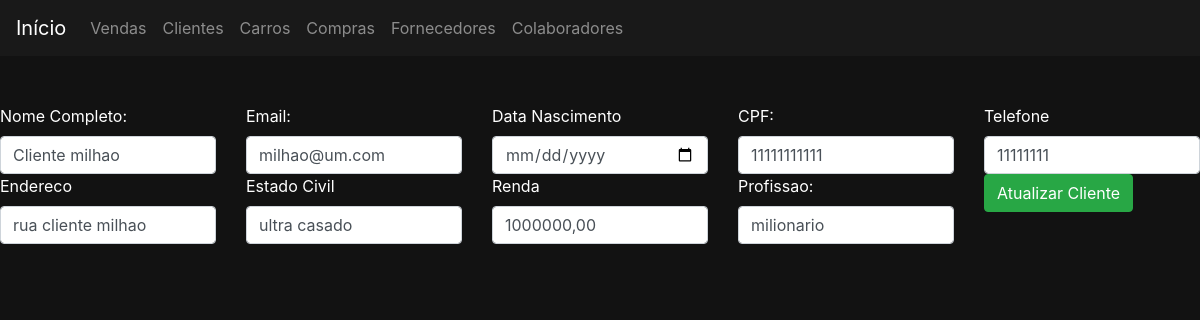
Before: /clientes/editar_cliente/1 with the older database file.
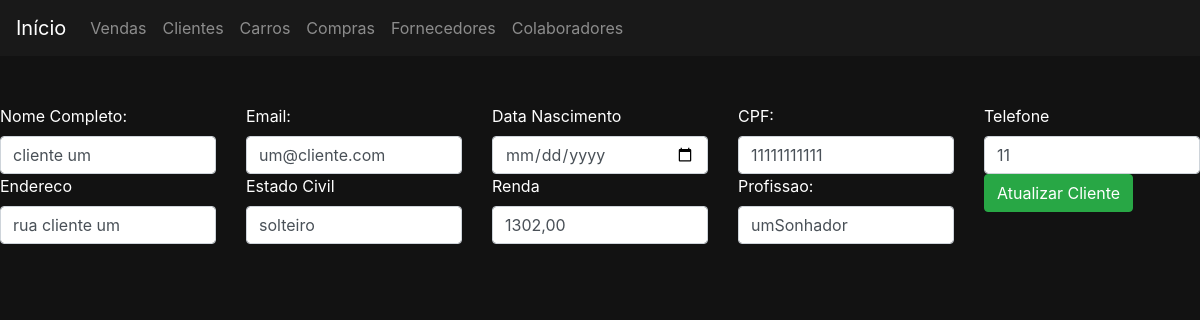
After: the same page with the newer database file.
### clientes/models.py (models this page shows)
class Cliente(Pessoa):
    renda = models.DecimalField(max_digits=15, decimal_places=2)
    profissao = models.CharField(max_length=20)

### clientes/views.py (the view)
# urls.py: path('editar_cliente/<int:id>', views.editar_cliente, name='editar_cliente'),
def editar_cliente(request, id):
    cliente = Cliente.objects.get(id=id)
    return render(request, 'upd_cliente.html', {'cliente':cliente})

### clientes/templates/upd_cliente.html (shortened to what this page needs)
{% extends 'base.html' %}
{% load static %}
{% block 'body' %}
    <form action="{% url 'upd_cliente' cliente.id %}" method="POST">
        <br><br>
        <div class="row">
            <div class="col-md">
                <label>Nome Completo: </label>
                <input class="form-control" type="text" name="nomeCompleto" value="{{cliente.nomeCompleto}}">
            </div>
            <div class="col-md">
                <label>Email: </label>
                <input class="form-control" type="email" name="email" value="{{cliente.email}}">
            </div>
            <div class="col-md">
                <label>Data Nascimento</label>
                <input class="form-control" type="date" name="dataNascimento" value="{{cliente.dataNascimento}}">
            </div>
            <div class="col-md">
                <label>CPF: </label>
                <input class="form-control" type="text" name="cpf" value="{{cliente.cpf}}">
            </div>
            <div class="col-md">
                <label>Telefone</label>
                <input class="form-control" type="text" name="telefone" value="{{cliente.telefone}}">
            </div>
        </div>
        <div class="row">
            <div class="col-md">
                <label>Endereco</label>
                <input class="form-control" type="text" name="endereco" value="{{cliente.endereco}}">
            </div>
            <div class="col-md">
                <label>Estado Civil</label>
                <input class="form-control" type="text" name="estadoCivil" value="{{cliente.estadoCivil}}">
            </div>
            <div class="col-md">
                <label>Renda </label>
                <input class="form-control" type="text" name="renda" value="{{cliente.renda}}">
            </div>
            <div class="col-md">
                <label>Profissao: </label>
                <input class="form-control" type="text" name="profissao" value="{{cliente.profissao}}">
            </div>
            <div class="col-md">
                <input class="btn btn-success" type="submit" value="Atualizar Cliente" >
            </div>
        </div>
    </form>
{% endblock 'body' %}

Changed rows visible on the page:
changed Cliente: nomeCompleto "Cliente milhao" → "cliente um"; email "milhao@um.com" → "um@cliente.com"; telefone "11111111" → "11"; endereco "rua cliente milhao" → "rua cliente um"; estadoCivil "ultra casado" → "solteiro"; renda "1000000,00" → "1302,00"; profissao "milionario" → "umSonhador"
